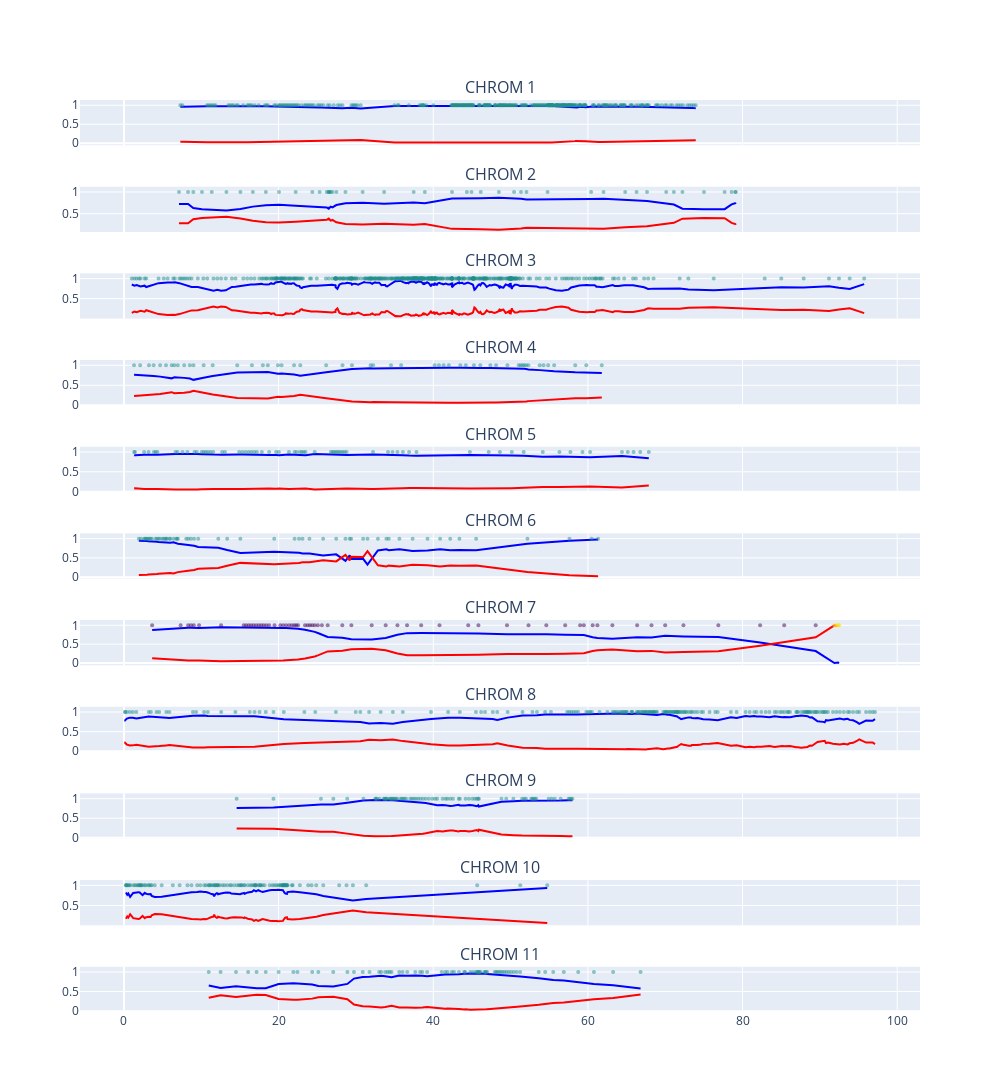

The cell this chart's notebook holds for it:
### Markdown cell above
# Introgression summary by sample

### Code cell
import plotly.graph_objects as go
from plotly.subplots import make_subplots
import random 
import os
from plotly.subplots import make_subplots
import plotly.io as pio
WD='./../..'

file = WD+'/results/custom_script/outs/Intro_GCDT_202.csv'
sampleName = file[6:-4]
maxW = pd.read_csv(file, sep='\t')
getIntrogressionSummary(maxW,sampleName)
